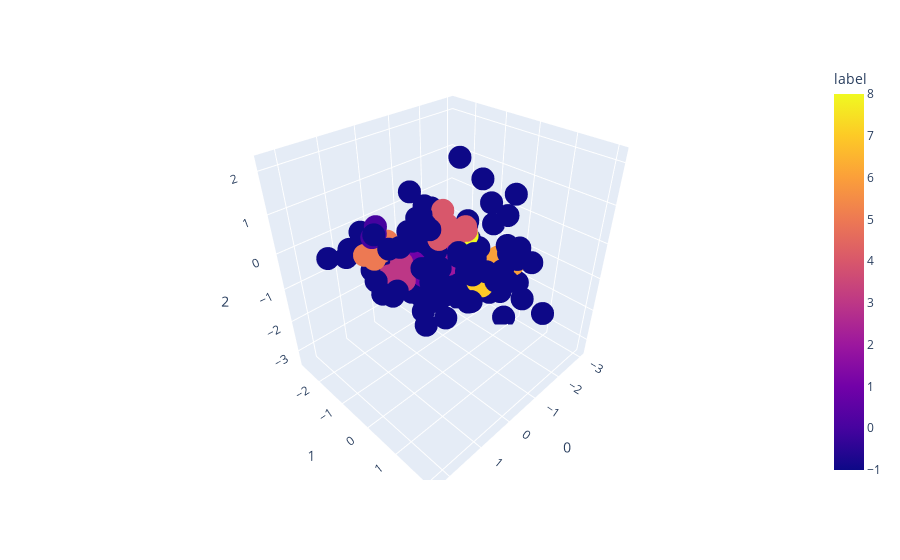

Here is the notebook cell this chart was saved with:
### Code cell
import plotly.express as px
df = px.data.iris()
fig = px.scatter_3d(X, x=0, y=1, z=2,color='label')
fig.show()

### Figure 1 — Plotly figure (JSON) as saved in the notebook; plotly's stock layout.template omitted (floating-point values rounded to 4 significant figures; data arrays with more than 128 entries replaced by an {"elided": "..."} marker saying what was removed)
{"data": [{"hovertemplate": "0=%{x}<br>1=%{y}<br>2=%{z}<br>label=%{marker.color}<extra></extra>", "legendgroup": "", "marker": {"color": {"elided": "156 int values"}, "coloraxis": "coloraxis", "symbol": "circle"}, "mode": "markers", "name": "", "scene": "scene", "showlegend": false, "type": "scatter3d", "x": {"elided": "156 float values"}, "y": {"elided": "156 float values"}, "z": {"elided": "156 float values"}}], "layout": {"coloraxis": {"colorbar": {"title": {"text": "label"}}, "colorscale": [[0, "#0d0887"], [0.1111, "#46039f"], [0.2222, "#7201a8"], [0.3333, "#9c179e"], [0.4444, "#bd3786"], [0.5556, "#d8576b"], [0.6667, "#ed7953"], [0.7778, "#fb9f3a"], [0.8889, "#fdca26"], [1, "#f0f921"]]}, "legend": {"tracegroupgap": 0}, "margin": {"t": 60}, "scene": {"domain": {"x": [0, 1], "y": [0, 1]}, "xaxis": {"title": {"text": "0"}}, "yaxis": {"title": {"text": "1"}}, "zaxis": {"title": {"text": "2"}}}}}
